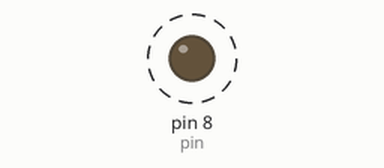
Recording of a sketch running on a simulated Arduino Uno, built with avr-gcc and run on an emulated ATmega328P. On the bench: output pins drawn as LEDs (lit = HIGH). Dashed ring = blinking.

Above: at 0.7 s.
Timing chart, 0 to 5.8 s (numbered marks = the images above):
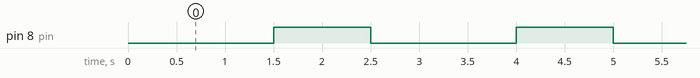

Measured:
- by itself, pin 8 (pin): alternates HIGH for 1.0 s and LOW for 1.5 s

The sketch:

sketch_sep23a.ino
```cpp
/*
 * digitalWrite(pinNumer,LOW/HIGH)
 * delay(TimeInms)
 * pinMode(pinNumber,INPUT/OUTPUT)
 */
 int pin=8;

void setup() {
  // put your setup code here, to run once:
  pinMode(pin,OUTPUT);
}

void loop() {
  // put your main code here, to run repeatedly:
  digitalWrite(8,LOW);
  delay(1500);
  digitalWrite(8,HIGH);
  delay(1000);
}
```
